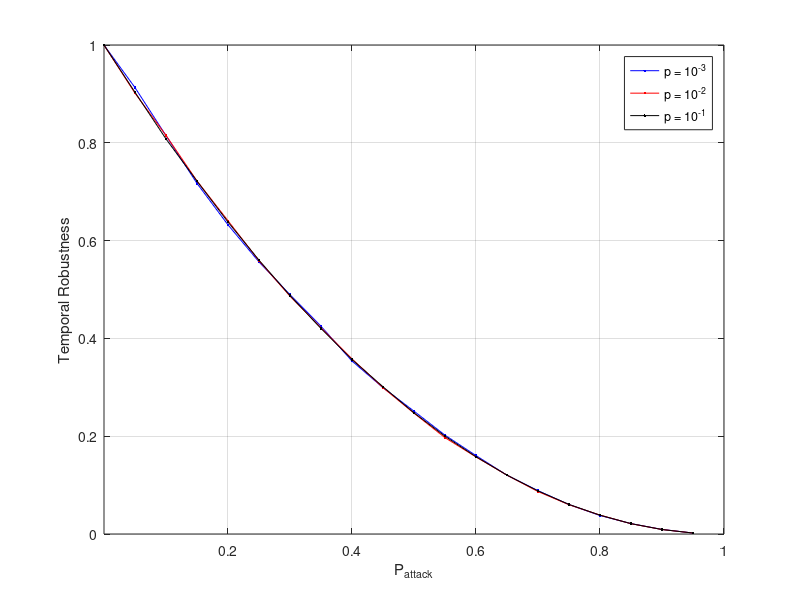

The MATLAB source for this figure:
%  read labels and x-y data
%load ErdosRenyiTemporalAttack_AverageHighestDegree_1000_0001.dat;     %  read data into the my_xy matrix
%Prob = ErdosRenyiTemporalAttack_AverageHighestDegree_1000_0001(:,2);     %  copy first column of my_xy into x
%Err1 = ErdosRenyiTemporalAttack_AverageHighestDegree_1000_0001(:,3);     %  and second column into y

load ErdosRenyiTemporalAttack_AverageHighestDegree_1000_0010.dat;     %  read data into the my_xy matrix
Prob = ErdosRenyiTemporalAttack_AverageHighestDegree_1000_0010(:,2);     %  copy first column of my_xy into x
Err2 = ErdosRenyiTemporalAttack_AverageHighestDegree_1000_0010(:,3);     %  and second column into y

load ErdosRenyiTemporalAttack_AverageHighestDegree_1000_0100.dat;     %  read data into the my_xy matrix
Err3 = ErdosRenyiTemporalAttack_AverageHighestDegree_1000_0100(:,3);     %  and second column into y

load ErdosRenyiTemporalAttack_AverageHighestDegree_1000_1000.dat;     %  read data into the my_xy matrix
Err4 = ErdosRenyiTemporalAttack_AverageHighestDegree_1000_1000(:,3);     %  and second column into y

%%load ErdosRenyiTemporalAttack_AverageHighestDegree_1001_0000.dat;     %  read data into the my_xy matrix
%Err5 = ErdosRenyiTemporalAttack_AverageHighestDegree_1001_0000(:,3);     %  and second column into y


plot(Prob,Err2,'b.-',Prob,Err3,'r.-',Prob,Err4,'k.-');%,Prob,Err5,'k.-');
xlabel('P_{attack}');           % add axis labels and plot title
ylabel('Temporal Robustness');
axis([0.000075 1.000 0.0 1.000],[0.000075 1.000 0.0 1.000]);
%set(gca,'XGrid','on','YGrid','on');
%set(gca,'gridlinestyle','--')
grid on;
legend('p = 10^{-3}','p = 10^{-2}','p = 10^{-1}');

%title('Mean monthly precipitation at Portland International Airport');
%plot(Prob,EffSim,'bx-',Prob,EffTheor,'ro-');     %  plot precip vs. month with circles
